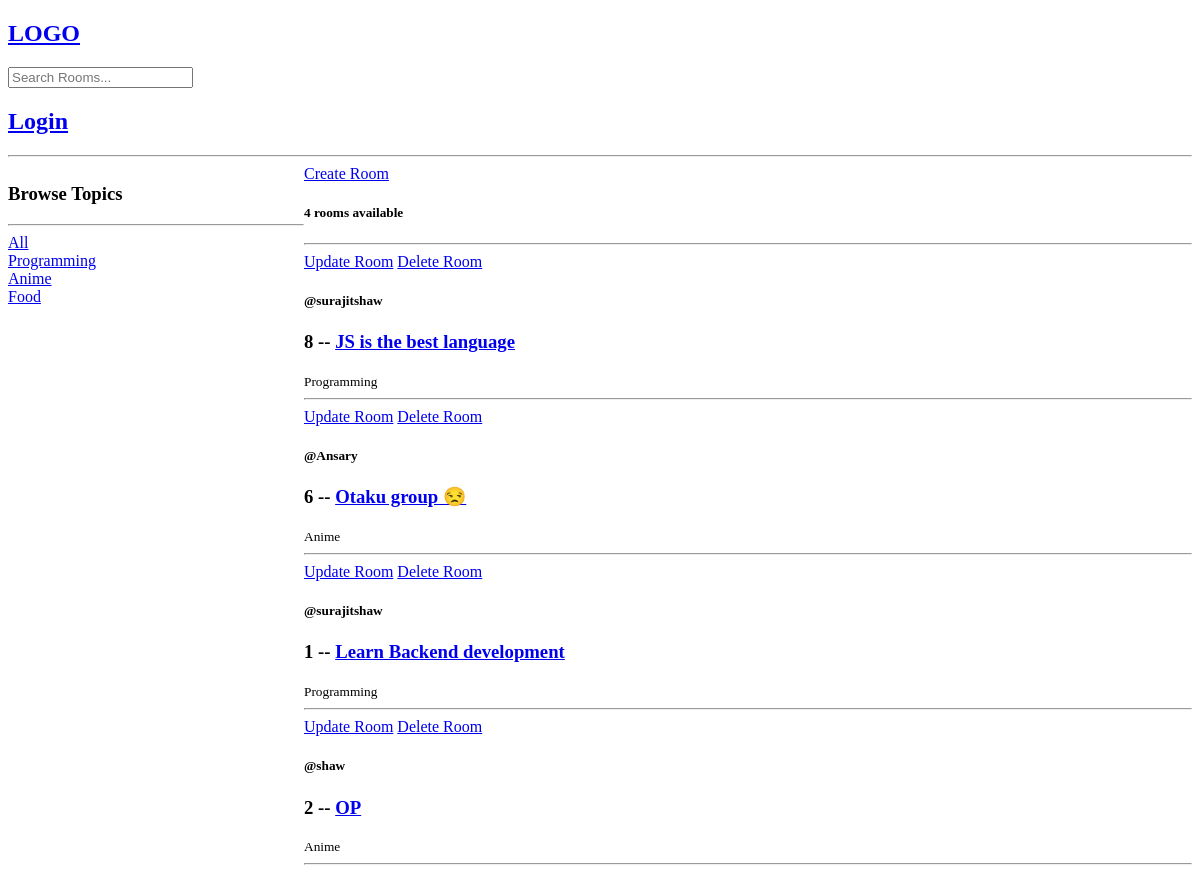
Before: / with the older database file.
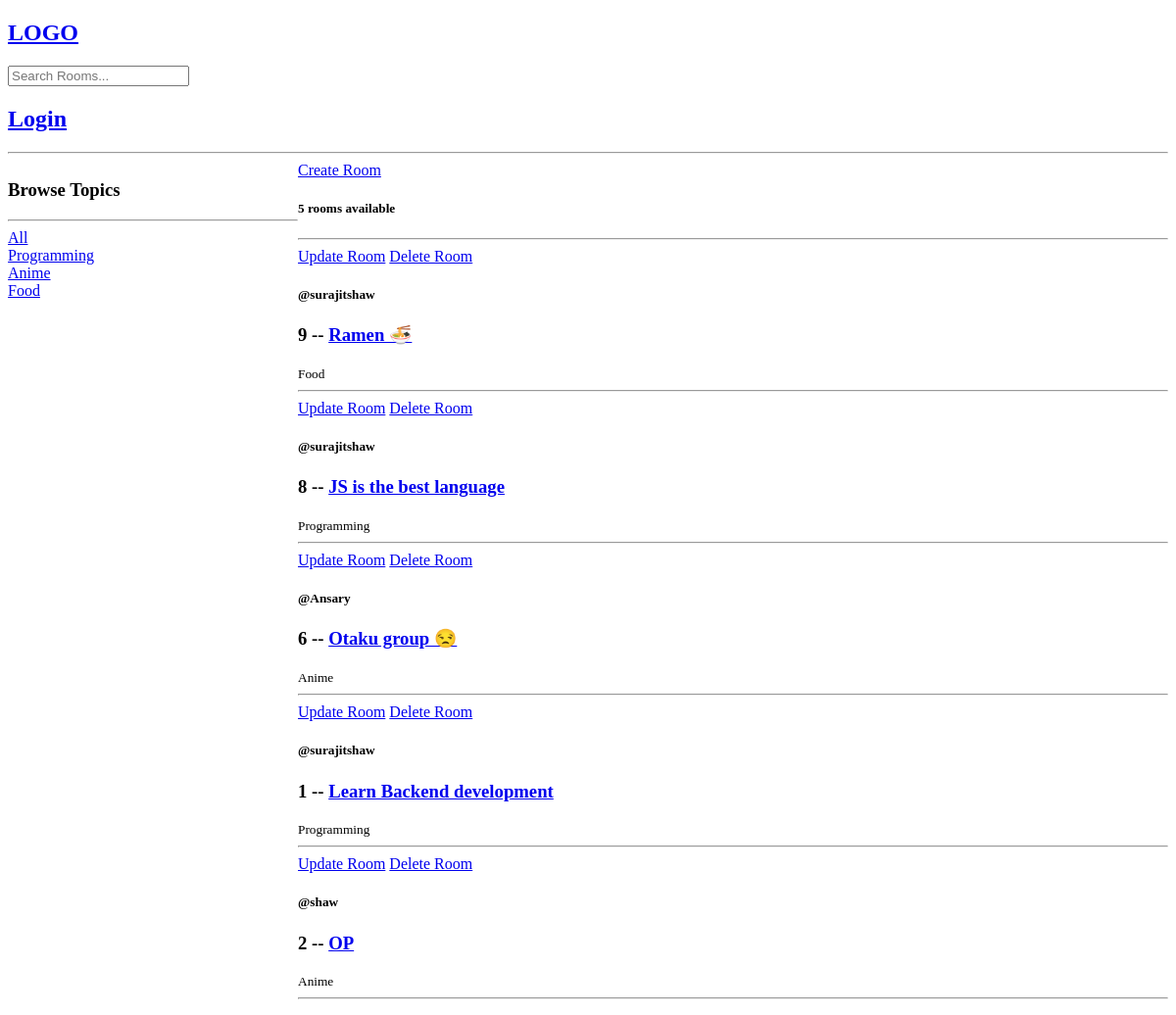
After: the same page with the newer database file.
### base/models.py (models this page shows, shortened)
class Topic(models.Model):
    name = models.CharField(max_length=200)

class Room(models.Model):
    host = models.ForeignKey(User, on_delete=models.SET_NULL, null=True)
    topic = models.ForeignKey(Topic, on_delete=models.SET_NULL, null=True)
    name = models.CharField(max_length=200)
    description = models.TextField(null=True, blank=True)
    created_at = models.DateTimeField(auto_now_add=True)
    updated_at = models.DateTimeField(auto_now=True)
    class Meta:
        ordering = ('-updated_at','-created_at')

### base/views.py (the view)
# urls.py: path('', views.home, name='home'),
def home(request):
    q = request.GET.get('q') if request.GET.get('q') != None else ''
    rooms = Room.objects.filter(
        Q(topic__name__icontains=q) |
        Q(name__icontains=q) |
        Q(description__icontains=q)
    )
    topics = Topic.objects.all()
    room_count = rooms.count()
    return render(request, 'home.html', {'rooms': rooms, 'topics': topics, 'room_count': room_count})

### templates/home.html (shortened to what this page needs)
{% extends 'main.html' %}
{% block content %}
<div class="home-container">
  <div>
    <h3>Browse Topics</h3>
    <hr>
    <div>
      <a href="{% url 'home' %}">All</a>
    </div>
    {% for topic in topics %}
    <div>
      <a href="{% url 'home' %}?q={{topic.name}}">{{topic.name}}</a>
    </div>
    {% endfor %}
  </div>
  <div>
    <a href={% url 'create-room' %}>Create Room</a>
    <h5>{{ room_count }} rooms available</h5>
  <hr>
  {% for room in rooms %}
  <div>
    <a href="{% url 'update-room' room.pk %}">Update Room</a>
    <a href="{% url 'delete-room' room.pk %}">Delete Room</a>
    <h5>@{{room.host.username}}</h5>
    <h3>{{room.id}} -- <a href="room/{{room.id}}/">{{room.name}}</a></h3>
    <small>{{room.topic.name}}</small>
    <hr>
  </div>
  {% endfor %}
  </div>
</div>
{% endblock content %}

Changed rows visible on the page:
added Room: host.username "surajitshaw", id "9", name "Ramen 🍜", topic.name "Food"
Other visible differences:
{{ room_count }}: "4" → "5"
